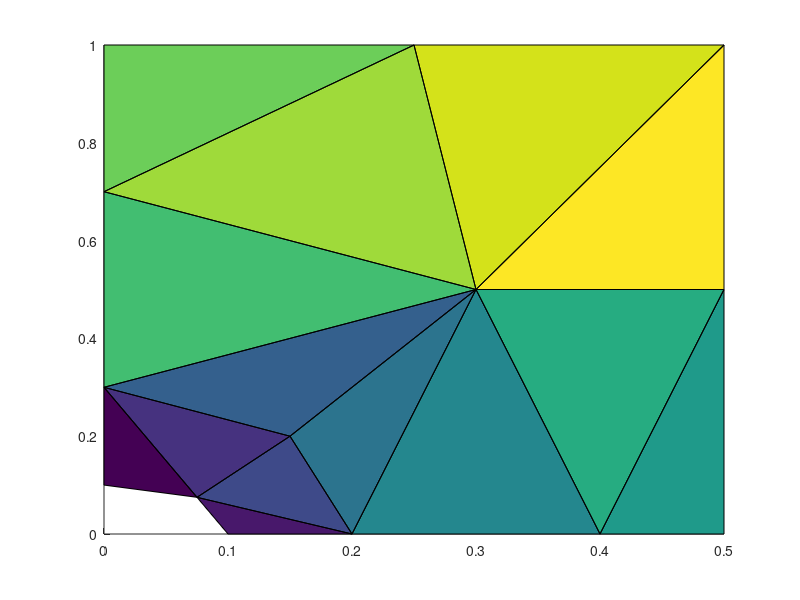
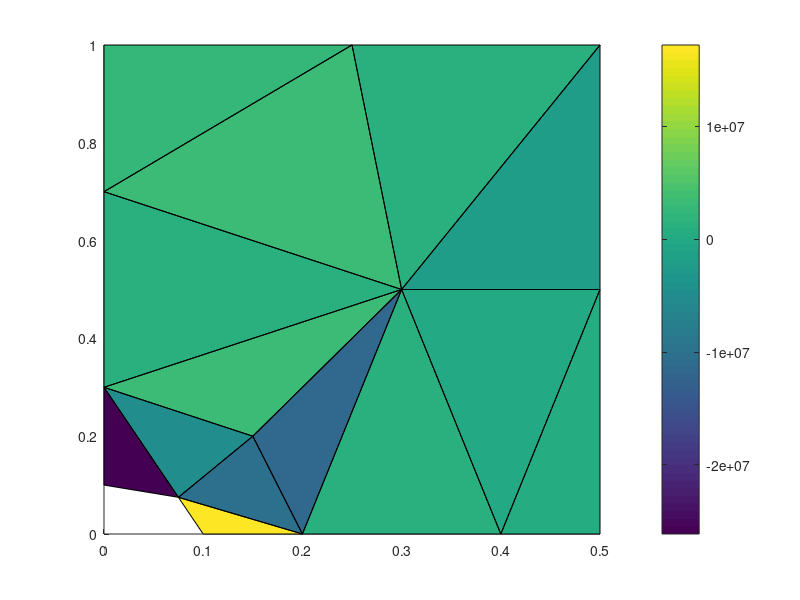
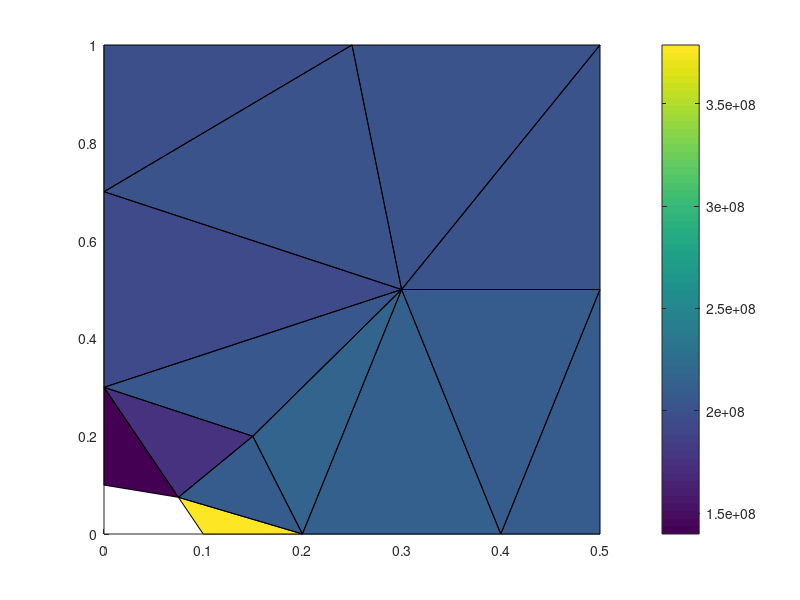
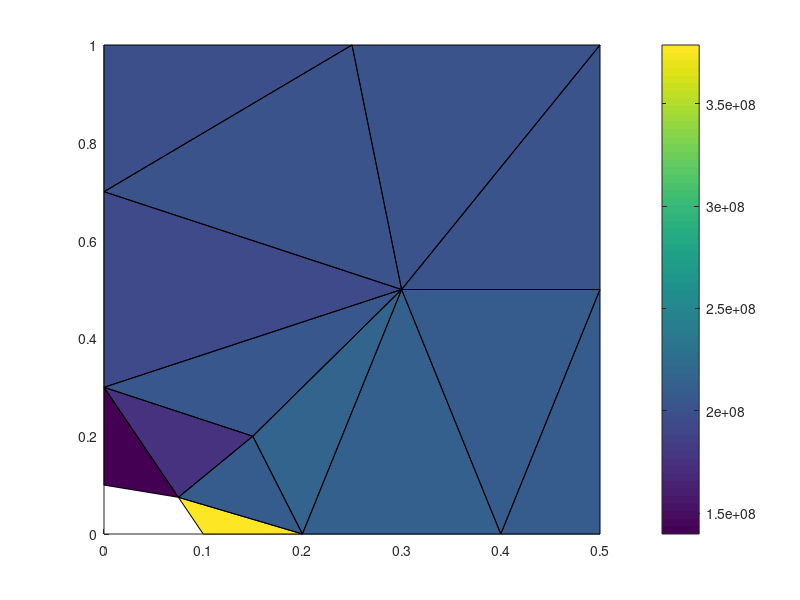

The MATLAB source for these figures, in order:
clc
clear all
%Connectivity Matrix
A=[1,2,3;2,4,5;2,6,3;2,5,6;3,6,7;5,7,6;5,8,7;8,9,10;7,8,10;3,7,11;11,12,13;7,12,11;7,14,12;7,10,14];
%Coordinate Matrix
C=[0,10;7.5,7.5;0,30;10,0;20,0;15,20;30,50;40,0;50,0;50,50;0,70;25,100;0,100;50,100]*0.01;
figure;
col1=(0:1/13:1)';
patch('Faces',A,'Vertices',C,'FaceVertexCData',col1,'FaceColor','flat');
D=((200*10^9)/(1-(0.3)^2))*[1,0.3,0;0.3,1,0;0,0,0.35];
G=zeros(28);
t=0.01;
for i=1:14
    for j=1:3
        x(j)=C(A(i,j),1);
        y(j)=C(A(i,j),2);
    end
    Ae=0.5*det([1,x(1),y(1);1,x(2),y(2);1,x(3),y(3)]);
    B=(0.5/Ae)*[y(2)-y(3),0,y(3)-y(1),0,y(1)-y(2),0;0,x(3)-x(2),0,x(1)-x(3),0,x(2)-x(1);x(3)-x(2),y(2)-y(3),x(1)-x(3),y(3)-y(1),x(2)-x(1),y(1)-y(2)];
    k=0.5*t*Ae*B'*D*B;
    for m=1:3
        for n=1:3
    G(2*A(i,m)-1,2*A(i,n)-1)= G(2*A(i,m)-1,2*A(i,n)-1)+k(2*m-1,2*n-1);
    G(2*A(i,m)-1,2*A(i,n))= G(2*A(i,m)-1,2*A(i,n))+k(2*m-1,2*n);
    G(2*A(i,m),2*A(i,n))= G(2*A(i,m),2*A(i,n))+k(2*m,2*n);
    G(2*A(i,m),2*A(i,n)-1)= G(2*A(i,m),2*A(i,n)-1)+k(2*m,2*n-1);
        end
    end
    x=[];
    y=[];
end
 
f=zeros(28,1);
 
f(24,:)=100*10^6*t*0.25;
f(26,:)=100*10^6*t*0.25*0.5;
f(28,:)=100*10^6*t*0.25*0.5;
 
f(1,:)=[];
G(:,1)=[];
G(1,:)=[];
 
f(5-1,:)=[];
G(:,5-1)=[];
G(5-1,:)=[];
 
f(8-2,:)=[];
G(:,8-2)=[];
G(8-2,:)=[];
 
f(10-3,:)=[];
G(:,10-3)=[];
G(10-3,:)=[];
 
f(16-4,:)=[];
G(:,16-4)=[];
G(16-4,:)=[];
 
f(18-5,:)=[];
G(:,18-5)=[];
G(18-5,:)=[];
 
 
f(21-6,:)=[];
G(:,21-6)=[];
G(21-6,:)=[];
 
f(25-7,:)=[];
G(:,25-7)=[];
G(25-7,:)=[];
 
De=G\f;
GDe=[0;De(1:3);0;De(4:5);0;De(6);0;De(7:11);0;De(12);0;De(13:14);0;De(15:17);0;De(18:20)];
si=[];
for i=1:14
    for j=1:3
        x(j)=C(A(i,j),1);
        y(j)=C(A(i,j),2);
    end
    Ae=0.5*det([1,x(1),y(1);1,x(2),y(2);1,x(3),y(3)]);
    B=(0.5/Ae)*[y(2)-y(3),0,y(3)-y(1),0,y(1)-y(2),0;
        0,x(3)-x(2),0,x(1)-x(3),0,x(2)-x(1);
        x(3)-x(2),y(2)-y(3),x(1)-x(3),y(3)-y(1),x(2)-x(1),y(1)-y(2)];
    de=[];
    for k=1:3
    de=[de;GDe(((2*A(i,k))-1),1);GDe((2*A(i,k)),1)];
    end
    e=B*de;
    si=[si,D*e];
end
figure;
col2=(si(1,:))';
patch('Faces',A,'Vertices',C,'FaceVertexCData',col2,'FaceColor','flat');
colorbar;
figure;
col3=(si(2,:))';
patch('Faces',A,'Vertices',C,'FaceVertexCData',col3,'FaceColor','flat');
colorbar;
figure;
col4=(si(3,:))';
patch('Faces',A,'Vertices',C,'FaceVertexCData',col3,'FaceColor','flat');
colorbar;
 
